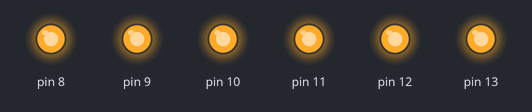
Bench run of a sketch on a simulated Arduino Uno, built with avr-gcc and run on an emulated ATmega328P. On the bench: output pins drawn as LEDs (lit = HIGH).

Above: at 0.1 s.
At 2.1 s:
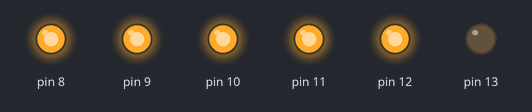
At 4.2 s:
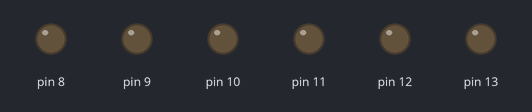
Timing chart, 0 to 6.8 s (numbered marks = the images above):
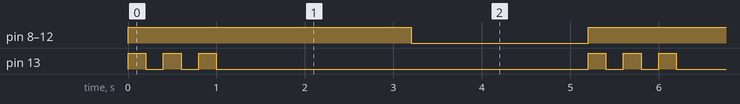

The sketch:

OOP_LEDs.ino
```cpp
/*
   OOP_LEDs.ino
   Main sketch file for controlling LEDs on pins 8–13 using OOP concepts.
*/

#include "LED.h"

// Create LED objects for pins 8–12
LED led8(8);
LED led9(9);
LED led10(10);
LED led11(11);
LED led12(12);

// Pin 13 is special → it blinks using polymorphism
BlinkingLED led13(13);

void setup() {
  // Nothing here, constructors already handle pin setup
}

void loop() {
  // Turn LEDs ON (8–12 stay ON, 13 blinks)
  led8.turnOn();
  led9.turnOn();
  led10.turnOn();
  led11.turnOn();
  led12.turnOn();
  led13.turnOn();

  delay(2000);

  // Turn all LEDs OFF
  led8.turnOff();
  led9.turnOff();
  led10.turnOff();
  led11.turnOff();
  led12.turnOff();
  led13.turnOff();

  delay(2000);
}
```

LED.cpp
```cpp
/*
   LED.cpp
   Implementation of LED and BlinkingLED classes
*/

#include "LED.h"

// LED constructor
LED::LED(int p) {
  pin = p;
  pinMode(pin, OUTPUT);
}

// Turn LED ON
void LED::turnOn() {
  digitalWrite(pin, HIGH);
}

// Turn LED OFF
void LED::turnOff() {
  digitalWrite(pin, LOW);
}

// BlinkingLED constructor
BlinkingLED::BlinkingLED(int p) : LED(p) {}

// Override turnOn with blinking behavior
void BlinkingLED::turnOn() {
  for (int i = 0; i < 3; i++) {
    LED::turnOn();
    delay(200);
    LED::turnOff();
    delay(200);
  }
}
```

LED.h
```cpp
/*
   LED.h
   Header file with class definitions for LED and BlinkingLED
*/

#ifndef LED_H
#define LED_H

#include <Arduino.h>

// Base LED class
class LED {
  private:
    int pin;  // Encapsulation: keep pin private

  public:
    // Constructor
    LED(int p);

    // Virtual methods so subclasses can override
    virtual void turnOn();
    virtual void turnOff();
};

// Derived class: BlinkingLED
class BlinkingLED : public LED {
  public:
    BlinkingLED(int p);

    // Override turnOn → Polymorphism
    void turnOn() override;
};

#endif
```

Measured:
- by itself, pin 8–12: alternates HIGH for 3.2 s and LOW for 2.0 s
- by itself, pin 13: repeats every 5.2 s: 2 × (LOW 0.20 s, HIGH 0.20 s), LOW 4.2 s, HIGH 0.20 s
- by itself, everything shown: repeats every 5.2 s, in 7 steps
